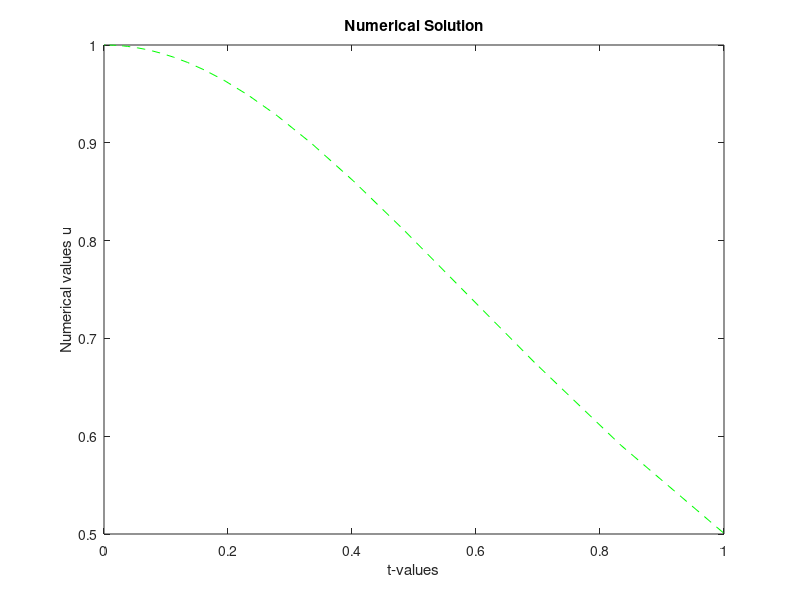
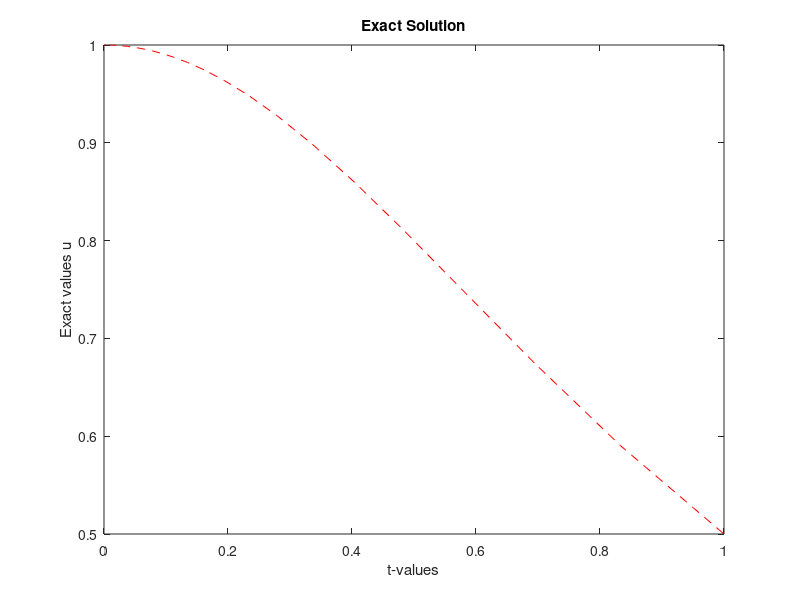
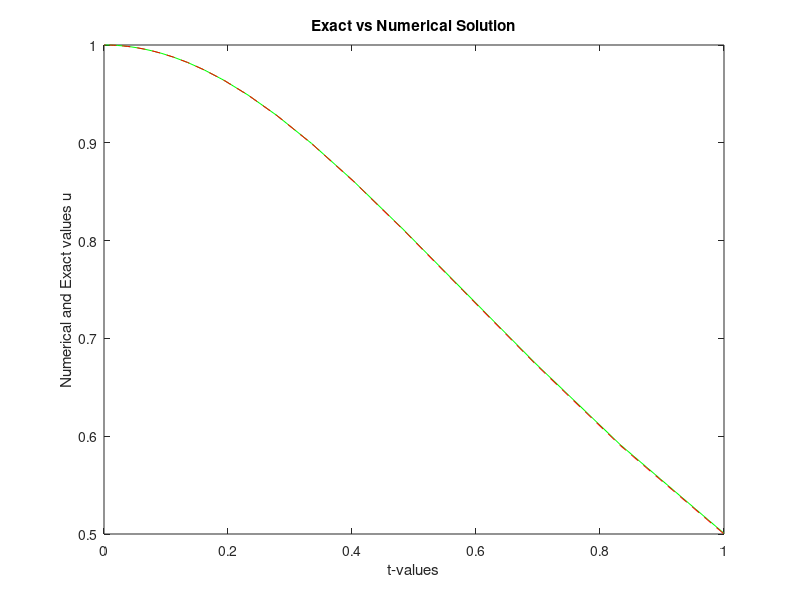
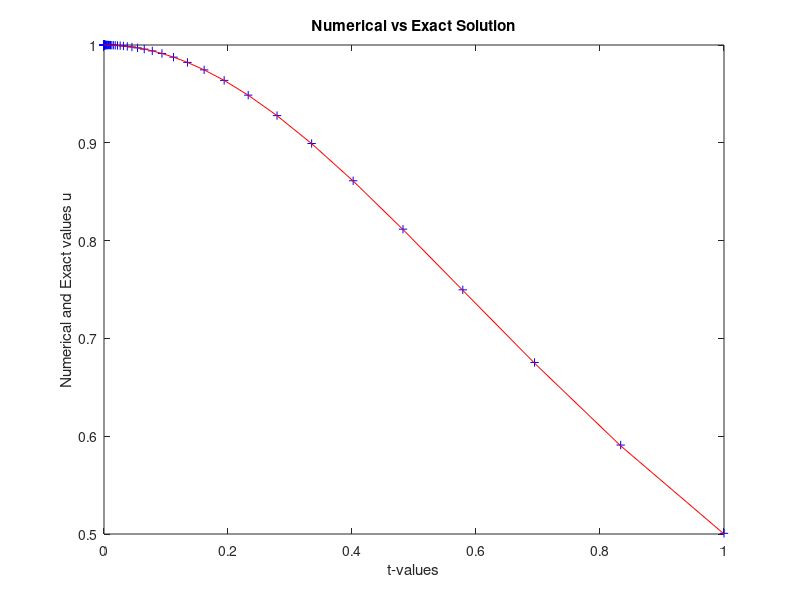

Write MATLAB code to recreate these figures, in order.
%%%%%%%%%%%%%%%%%%%%%%%%%%%%%%%%%%%%%%%%%%%%%%%%%%%%%%%%%%%%%%%%%%%%%%%%%%%
% Numerical Solution of an Initial Value Problem
% using the Average Euler-Trapezoidal Method on a Variable Mesh
%
% Differential Equation:
%     du/dt = -2*t*u^2
%
% Exact Solution:
%     u(t) = 1/(1+t^2)
%
% Numerical Method:
%     Average Euler-Trapezoidal Method with Variable Mesh
%
% Language:
%     MATLAB
%
% Developed as part of the coursework for
% Numerical Methods for Ordinary Differential Equations
% M.Sc. Applied Mathematics
% South Asian University
%
% Author: Kshitij Bahukhandi
%%%%%%%%%%%%%%%%%%%%%%%%%%%%%%%%%%%%%%%%%%%%%%%%%%%%%%%%%%%%%%%%%%%%%%%%%%%


  clear all;  % clear all variables in memory
  ETA=1.2;
  N=10; % No of internal grid points
  for I=1:8
  disp('Variable Mesh Method for Non-Linear IVP -Average Euler Method');
  disp('    ');
  fprintf('N=%4.2f\n',N);
  disp('  ');
  % Formation of variable mesh lengths
       SUM=1.0;
       for L=1:N-1
           SUM=SUM+ETA^L;
       end
       H(2)=1.0/SUM;
       for L=2:N
           H(L+1)=ETA*H(L);
       end
  % Formation of grid points
    T(1)=0.0;
    for L=2:N+1
          T(L)=T(L-1)+H(L);   
    end 
    T(N+1)=1.0;
    % Exact Solution & RHS function
    for L=1:N+1
        EU(L)= 1.0/(1+T(L)*T(L)); 
    end
    % Initial conditions
    U(1)=EU(1);
    NU(1)=EU(1);
     tic  % CPU time starts
    % Solution at advanced time point
       for L=1:N
           OLDU(2)=EU(L+1);
           U(2)=OLDU(2);
           for KK=1:600
           H0=H(L+1); 
           U1=U(1); U2=U(2); 
           AA=H0*T(L+1)*U2*U2+U2+H0*T(L)*U1*U1-U1;
           DA=2*H0*T(L+1)*U2+1;
           U(2)=U(2)-AA/DA;
           NU(L+1)=U(2);
         %  ERU=abs(NU(L+1)-EU(L+1));
           BIG=abs(U(2)-OLDU(2));
           if BIG <=10^(-12), break; end
           OLDU(2)=U(2);
           end
         %   fprintf('N=%4.2f, ERU=%10.4e\n',N,ERU);
          %  disp('  ');
            %   Set new Initial Conditions
            U(1)=U(2);
       end
           ERR=abs(NU(N+1)-EU(N+1));
           % Print errors
           fprintf('N=%4.2f, ERR=%10.4e\n',N,ERR);
           disp('  ');  
           N=2*N;
  end
   toc  % CPU time ends
    % Plot the results
  figure(1);
  plot(T,NU,'--g'); 
  xlabel('t-values');
  ylabel('Numerical values u');
  title('Numerical Solution')
  figure (2);
  plot(T,EU,'--r');
  xlabel('t-values');
  ylabel('Exact values u');
  title ('Exact Solution')
  figure (3);
  plot(T,NU,'-g',T,EU,'--r');
  xlabel('t-values');
  ylabel('Numerical and Exact values u');
  title ('Exact vs Numerical Solution')
  figure(4);
  plot(T,NU,'b+'); hold on
  plot(T,EU,'-r'); hold off
  xlabel('t-values');
  ylabel('Numerical and Exact values u');
  title('Numerical vs Exact Solution')
 
